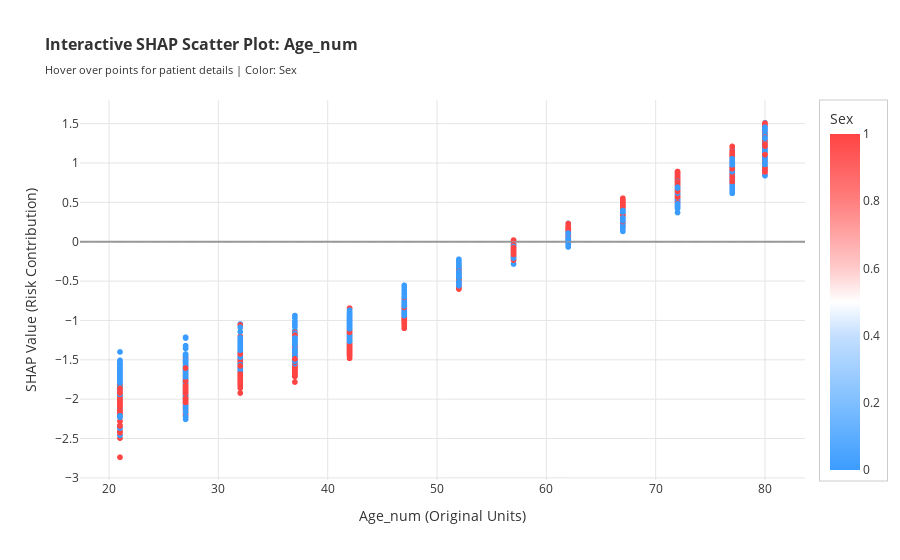

Notebook code cell kept with this figure:
### Markdown cell above
### 7.5 Interactive Scatter Plot: Top Feature Analysis (Plotly)

An **interactive Plotly scatter plot** for the most important feature enables detailed exploration with **full hover functionality**:
- **Hover tooltips**: Mouse over any point to see patient details (index, actual label, predicted probability)
- **Color encoding**: Second most important feature shown as color for interaction analysis
- **Zoom and pan**: Click and drag to zoom, double-click to reset
- **White background**: Solid #FFFFFF background for consistent styling

### Code cell
# =============================================================================
# Interactive Scatter Plot for Top Feature (Plotly)
# =============================================================================
# Using Plotly for TRUE interactive hover functionality with tooltips
# SHAP's native scatter plot is matplotlib-based (static, no hover)
# =============================================================================

# Get the top feature index and values
top_feature_idx_scatter = feature_names.index(top_feature) if isinstance(feature_names, list) else list(feature_names).index(top_feature)

# Find the second most important feature for color encoding (interaction)
second_feature = feature_importance_df.iloc[1]['feature']
second_feature_idx = feature_names.index(second_feature) if isinstance(feature_names, list) else list(feature_names).index(second_feature)

# Get clean feature names for display (titles and labels)
top_feature_clean = feature_names_clean[top_feature_idx_scatter]
second_feature_clean = feature_names_clean[second_feature_idx]

# Create DataFrame for Plotly
# IMPORTANT: Use 'top_feature' and 'second_feature' (not clean versions) to index X_sample_human
# X_sample_human columns match feature_names, not feature_names_clean
scatter_data = pd.DataFrame({
    'Feature Value': X_sample_human[top_feature].values,
    'SHAP Value': shap_values[:, top_feature_idx_scatter],
    'Interaction Feature': X_sample_human[second_feature].values,
    'Patient Index': np.arange(len(X_sample_human)),
    'Actual Label': y_sample,
    'Predicted Prob': y_proba_sample
})

# Define a BRIGHTER custom color scale (Blue -> White -> Red)
# Using vibrant, saturated colors that are easier to see
BRIGHT_RDBU_SCALE = [
    [0.0, '#3B9CFF'],   # Bright sky blue
    [0.2, '#7FBFFF'],   # Light blue
    [0.4, '#C4DFFF'],   # Very light blue
    [0.5, '#FFFFFF'],   # White (midpoint)
    [0.6, '#FFCACA'],   # Very light red/pink
    [0.8, '#FF7F7F'],   # Light coral red
    [1.0, '#FF4444'],   # Bright red
]

# Create interactive Plotly scatter plot
fig = px.scatter(
    scatter_data,
    x='Feature Value',
    y='SHAP Value',
    color='Interaction Feature',
    color_continuous_scale=BRIGHT_RDBU_SCALE,  # Custom brighter scale
    hover_data={
        'Patient Index': True,
        'Actual Label': True,
        'Predicted Prob': ':.4f',
        'SHAP Value': ':.4f',
        'Interaction Feature': ':.3f'
    },
    title=f'<b>Interactive SHAP Scatter Plot: {top_feature_clean}</b><br><sub>Hover over points for patient details | Color: {second_feature_clean}</sub>'
)

# Update layout for white background and better aesthetics
fig.update_layout(
    # CRITICAL: Solid white backgrounds (#FFFFFF)
    paper_bgcolor='#FFFFFF',
    plot_bgcolor='#FFFFFF',
    font=dict(size=12, color='#333333'),
    title=dict(font=dict(size=16)),
    xaxis=dict(
        title=f'{top_feature_clean} (Original Units)',
        gridcolor='#E5E5E5',
        gridwidth=1,
        showgrid=True,
        zeroline=True,
        zerolinecolor='#CCCCCC',
        zerolinewidth=1
    ),
    yaxis=dict(
        title='SHAP Value (Risk Contribution)',
        gridcolor='#E5E5E5',
        gridwidth=1,
        showgrid=True,
        zeroline=True,
        zerolinecolor='#999999',
        zerolinewidth=2
    ),
    coloraxis_colorbar=dict(
        title=dict(text=second_feature_clean[:20] + '...' if len(second_feature_clean) > 20 else second_feature_clean),
        bgcolor='#FFFFFF',
        bordercolor='#CCCCCC',
        borderwidth=1
    ),
    hoverlabel=dict(
        bgcolor='#FFFFFF',
        font_size=12,
        bordercolor='#CCCCCC'
    ),
    # Enable hover mode
    hovermode='closest'
)

# Add horizontal line at y=0 (baseline)
fig.add_hline(y=0, line_dash='dash', line_color='#999999', line_width=1)

# Display the interactive plot
fig.show()

print(f'\nInteractive Scatter Plot: {top_feature_clean}')
print('HOVER FUNCTIONALITY ENABLED:')
print(f'  • X-axis: {top_feature_clean} (original units)')
print('  • Y-axis: SHAP value (contribution to risk prediction)')
print(f'  • Color: {second_feature_clean} (interaction effect)')
print('  • Tooltip shows: Patient Index, Actual Label, Predicted Probability')
print('  • Dashed line at y=0 indicates baseline (no risk contribution)')
print('='*60)

### Figure 1 — Plotly figure (JSON) as saved in the notebook; plotly's stock layout.template omitted (floating-point values rounded to 4 significant figures; data arrays with more than 128 entries replaced by an {"elided": "..."} marker saying what was removed)
{"data": [{"customdata": {"elided": "5000x4 float values"}, "hovertemplate": "Feature Value=%{x}<br>SHAP Value=%{y:.4f}<br>Patient Index=%{customdata[0]}<br>Actual Label=%{customdata[1]}<br>Predicted Prob=%{customdata[2]:.4f}<br>Interaction Feature=%{marker.color:.3f}<extra></extra>", "legendgroup": "", "marker": {"color": {"elided": "5000 float values"}, "coloraxis": "coloraxis", "symbol": "circle"}, "mode": "markers", "name": "", "showlegend": false, "type": "scattergl", "x": {"elided": "5000 float values"}, "xaxis": "x", "y": {"elided": "5000 float values"}, "yaxis": "y"}], "layout": {"coloraxis": {"colorbar": {"bgcolor": "#FFFFFF", "bordercolor": "#CCCCCC", "borderwidth": 1, "title": {"text": "Sex"}}, "colorscale": [[0, "#3B9CFF"], [0.2, "#7FBFFF"], [0.4, "#C4DFFF"], [0.5, "#FFFFFF"], [0.6, "#FFCACA"], [0.8, "#FF7F7F"], [1, "#FF4444"]]}, "font": {"color": "#333333", "size": 12}, "hoverlabel": {"bgcolor": "#FFFFFF", "bordercolor": "#CCCCCC", "font": {"size": 12}}, "hovermode": "closest", "legend": {"tracegroupgap": 0}, "paper_bgcolor": "#FFFFFF", "plot_bgcolor": "#FFFFFF", "shapes": [{"line": {"color": "#999999", "dash": "dash", "width": 1}, "type": "line", "x0": 0, "x1": 1, "xref": "x domain", "y0": 0, "y1": 0, "yref": "y"}], "title": {"font": {"size": 16}, "text": "<b>Interactive SHAP Scatter Plot: Age_num</b><br><sub>Hover over points for patient details | Color: Sex</sub>"}, "xaxis": {"anchor": "y", "domain": [0, 1], "gridcolor": "#E5E5E5", "gridwidth": 1, "showgrid": true, "title": {"text": "Age_num (Original Units)"}, "zeroline": true, "zerolinecolor": "#CCCCCC", "zerolinewidth": 1}, "yaxis": {"anchor": "x", "domain": [0, 1], "gridcolor": "#E5E5E5", "gridwidth": 1, "showgrid": true, "title": {"text": "SHAP Value (Risk Contribution)"}, "zeroline": true, "zerolinecolor": "#999999", "zerolinewidth": 2}}}
